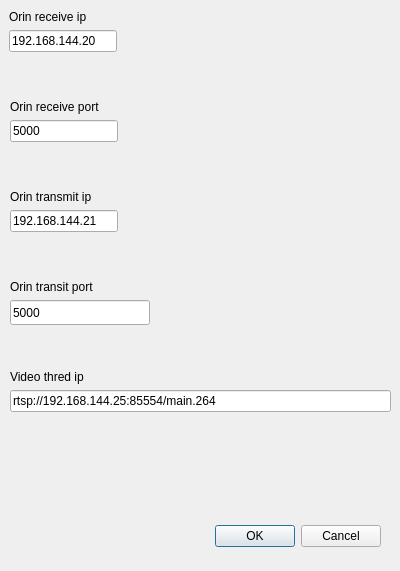
<?xml version="1.0" encoding="UTF-8"?>
<ui version="4.0">
 <class>AppSetupDialog</class>
 <widget class="QDialog" name="AppSetupDialog">
  <property name="geometry">
   <rect>
    <x>0</x>
    <y>0</y>
    <width>400</width>
    <height>571</height>
   </rect>
  </property>
  <property name="windowTitle">
   <string>Dialog</string>
  </property>
  <widget class="QDialogButtonBox" name="buttonBox">
   <property name="geometry">
    <rect>
     <x>40</x>
     <y>520</y>
     <width>341</width>
     <height>32</height>
    </rect>
   </property>
   <property name="orientation">
    <enum>Qt::Orientation::Horizontal</enum>
   </property>
   <property name="standardButtons">
    <set>QDialogButtonBox::StandardButton::Cancel|QDialogButtonBox::StandardButton::Ok</set>
   </property>
  </widget>
  <widget class="QWidget" name="verticalLayoutWidget">
   <property name="geometry">
    <rect>
     <x>9</x>
     <y>10</y>
     <width>381</width>
     <height>80</height>
    </rect>
   </property>
   <layout class="QVBoxLayout" name="verticalLayout">
    <item>
     <widget class="QLabel" name="label">
      <property name="text">
       <string>Orin receive ip</string>
      </property>
     </widget>
    </item>
    <item>
     <widget class="QLineEdit" name="mOrinReceiveIpLineEdit">
      <property name="sizePolicy">
       <sizepolicy hsizetype="Fixed" vsizetype="Fixed">
        <horstretch>0</horstretch>
        <verstretch>0</verstretch>
       </sizepolicy>
      </property>
      <property name="text">
       <string>192.168.144.20</string>
      </property>
     </widget>
    </item>
    <item>
     <spacer name="verticalSpacer">
      <property name="orientation">
       <enum>Qt::Orientation::Vertical</enum>
      </property>
      <property name="sizeHint" stdset="0">
       <size>
        <width>20</width>
        <height>40</height>
       </size>
      </property>
     </spacer>
    </item>
   </layout>
  </widget>
  <widget class="QWidget" name="verticalLayoutWidget_2">
   <property name="geometry">
    <rect>
     <x>10</x>
     <y>100</y>
     <width>381</width>
     <height>80</height>
    </rect>
   </property>
   <layout class="QVBoxLayout" name="verticalLayout_2">
    <item>
     <widget class="QLabel" name="label_2">
      <property name="text">
       <string>Orin receive port</string>
      </property>
     </widget>
    </item>
    <item>
     <widget class="QLineEdit" name="mOrinReceivePortLineEdit">
      <property name="sizePolicy">
       <sizepolicy hsizetype="Fixed" vsizetype="Fixed">
        <horstretch>0</horstretch>
        <verstretch>0</verstretch>
       </sizepolicy>
      </property>
      <property name="text">
       <string>5000</string>
      </property>
     </widget>
    </item>
    <item>
     <spacer name="verticalSpacer_2">
      <property name="orientation">
       <enum>Qt::Orientation::Vertical</enum>
      </property>
      <property name="sizeHint" stdset="0">
       <size>
        <width>20</width>
        <height>40</height>
       </size>
      </property>
     </spacer>
    </item>
   </layout>
  </widget>
  <widget class="QWidget" name="verticalLayoutWidget_3">
   <property name="geometry">
    <rect>
     <x>10</x>
     <y>190</y>
     <width>381</width>
     <height>80</height>
    </rect>
   </property>
   <layout class="QVBoxLayout" name="verticalLayout_3">
    <item>
     <widget class="QLabel" name="label_3">
      <property name="text">
       <string>Orin transmit ip</string>
      </property>
     </widget>
    </item>
    <item>
     <widget class="QLineEdit" name="mOrinTransmitIpLineEdit">
      <property name="sizePolicy">
       <sizepolicy hsizetype="Fixed" vsizetype="Fixed">
        <horstretch>0</horstretch>
        <verstretch>0</verstretch>
       </sizepolicy>
      </property>
      <property name="text">
       <string>192.168.144.21</string>
      </property>
     </widget>
    </item>
    <item>
     <spacer name="verticalSpacer_3">
      <property name="orientation">
       <enum>Qt::Orientation::Vertical</enum>
      </property>
      <property name="sizeHint" stdset="0">
       <size>
        <width>20</width>
        <height>40</height>
       </size>
      </property>
     </spacer>
    </item>
   </layout>
  </widget>
  <widget class="QWidget" name="verticalLayoutWidget_4">
   <property name="geometry">
    <rect>
     <x>10</x>
     <y>280</y>
     <width>381</width>
     <height>80</height>
    </rect>
   </property>
   <layout class="QVBoxLayout" name="verticalLayout_4">
    <item>
     <widget class="QLabel" name="label_4">
      <property name="text">
       <string>Orin transit port</string>
      </property>
     </widget>
    </item>
    <item>
     <widget class="QLineEdit" name="mOrinTransmitPortLineEdit">
      <property name="enabled">
       <bool>true</bool>
      </property>
      <property name="sizePolicy">
       <sizepolicy hsizetype="Fixed" vsizetype="Fixed">
        <horstretch>0</horstretch>
        <verstretch>0</verstretch>
       </sizepolicy>
      </property>
      <property name="minimumSize">
       <size>
        <width>140</width>
        <height>25</height>
       </size>
      </property>
      <property name="text">
       <string>5000</string>
      </property>
     </widget>
    </item>
    <item>
     <spacer name="verticalSpacer_4">
      <property name="orientation">
       <enum>Qt::Orientation::Vertical</enum>
      </property>
      <property name="sizeHint" stdset="0">
       <size>
        <width>20</width>
        <height>40</height>
       </size>
      </property>
     </spacer>
    </item>
   </layout>
  </widget>
  <widget class="QWidget" name="verticalLayoutWidget_5">
   <property name="geometry">
    <rect>
     <x>10</x>
     <y>370</y>
     <width>381</width>
     <height>80</height>
    </rect>
   </property>
   <layout class="QVBoxLayout" name="verticalLayout_5">
    <item>
     <widget class="QLabel" name="label_5">
      <property name="text">
       <string>Video thred ip</string>
      </property>
     </widget>
    </item>
    <item>
     <widget class="QLineEdit" name="mVidePathLineEdit">
      <property name="sizePolicy">
       <sizepolicy hsizetype="Expanding" vsizetype="Fixed">
        <horstretch>0</horstretch>
        <verstretch>0</verstretch>
       </sizepolicy>
      </property>
      <property name="text">
       <string>rtsp://192.168.144.25:85554/main.264</string>
      </property>
     </widget>
    </item>
    <item>
     <spacer name="verticalSpacer_5">
      <property name="orientation">
       <enum>Qt::Orientation::Vertical</enum>
      </property>
      <property name="sizeHint" stdset="0">
       <size>
        <width>20</width>
        <height>40</height>
       </size>
      </property>
     </spacer>
    </item>
   </layout>
  </widget>
 </widget>
 <resources/>
 <connections>
  <connection>
   <sender>buttonBox</sender>
   <signal>accepted()</signal>
   <receiver>AppSetupDialog</receiver>
   <slot>accept()</slot>
   <hints>
    <hint type="sourcelabel">
     <x>248</x>
     <y>254</y>
    </hint>
    <hint type="destinationlabel">
     <x>157</x>
     <y>274</y>
    </hint>
   </hints>
  </connection>
  <connection>
   <sender>buttonBox</sender>
   <signal>rejected()</signal>
   <receiver>AppSetupDialog</receiver>
   <slot>reject()</slot>
   <hints>
    <hint type="sourcelabel">
     <x>316</x>
     <y>260</y>
    </hint>
    <hint type="destinationlabel">
     <x>286</x>
     <y>274</y>
    </hint>
   </hints>
  </connection>
 </connections>
</ui>
